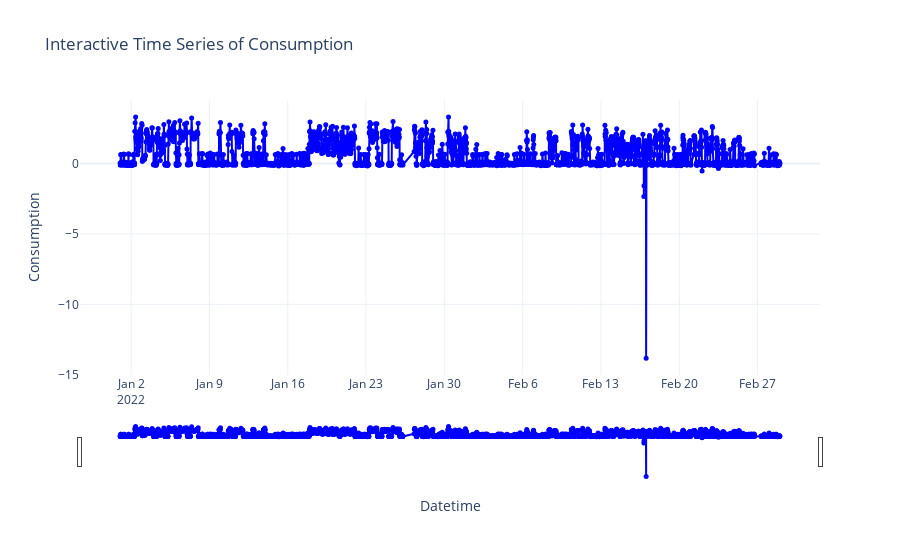

The code cell stored with this chart in its notebook:
### Code cell
## plot pre-interpolated data

plot_data_interactive(data.index, data['log_Consumption'])

### Figure 1 — Plotly figure (JSON) as saved in the notebook; plotly's stock layout.template omitted (floating-point values rounded to 4 significant figures; data arrays with more than 128 entries replaced by an {"elided": "..."} marker saying what was removed)
{"data": [{"line": {"color": "blue"}, "marker": {"size": 5}, "mode": "lines+markers", "name": "Consumption", "type": "scatter", "x": {"elided": "3606 str values"}, "y": {"elided": "3606 float values"}}], "layout": {"title": {"text": "Interactive Time Series of Consumption"}, "xaxis": {"rangeslider": {"visible": true}, "title": {"text": "Datetime"}}, "yaxis": {"fixedrange": false, "title": {"text": "Consumption"}}}}
